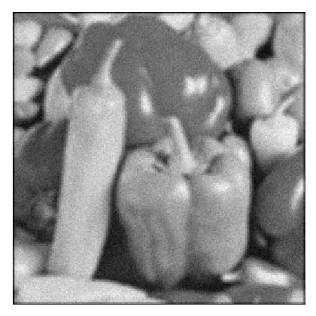
#> input picture blurry_image.png, 316 x 316 px
$ jupyter execute main.ipynb
#> lines starting #> are read from the running program, lines starting #| are printed output that depends on the picture
[cell 1]
import numpy as np
from PIL import Image

[cell 2]
img  = Image.open("blurry_image.png").convert("RGB")
#> img is the input picture: PIL image 316x316 RGB; min 0, max 255, mean 151

img_array = np.array(img , dtype=float)

[cell 3]
height , width , channels = img_array.shape
#> height = 316; width = 316; channels = 3

output_array = np.zeros_like(img_array)

kernel = np.array([[1/9, 1/9, 1/9],
                   [1/9, 1/9, 1/9],
                   [1/9, 1/9, 1/9]])

print("Filtering of image has been started")

[cell 4]
for c in range(channels):
  for y in range(1 , height  - 1):
    for x in range(1,width -1 ):
      neighborhood = img_array[y-1:y+2, x-1:x+2, c]

      new_value  = np.sum(neighborhood * kernel)

      output_array[y, x, c] = new_value
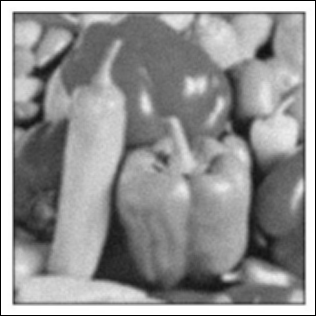
#> output_array: shape (316, 316, 3) float64; min 0, max 255, mean 147.8

#  border pixels copied from the original array
output_array[0, :, :] = img_array[0, :, :]
output_array[-1, :, :] = img_array[-1, :, :]
output_array[:, 0, :] = img_array[:, 0, :]
output_array[:, -1, :] = img_array[:, -1, :]
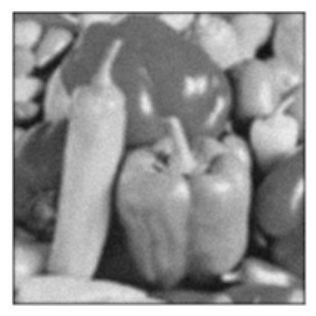
#> output_array: shape (316, 316, 3) float64; min 16.11, max 255, mean 151


# convert final output in to the image
output_array = np.clip(output_array ,  0 , 255).astype(np.uint8)

finalImage = Image.fromarray(output_array)
finalImage.save("smoothed_image.png")

print("Image smoothed successfully")
